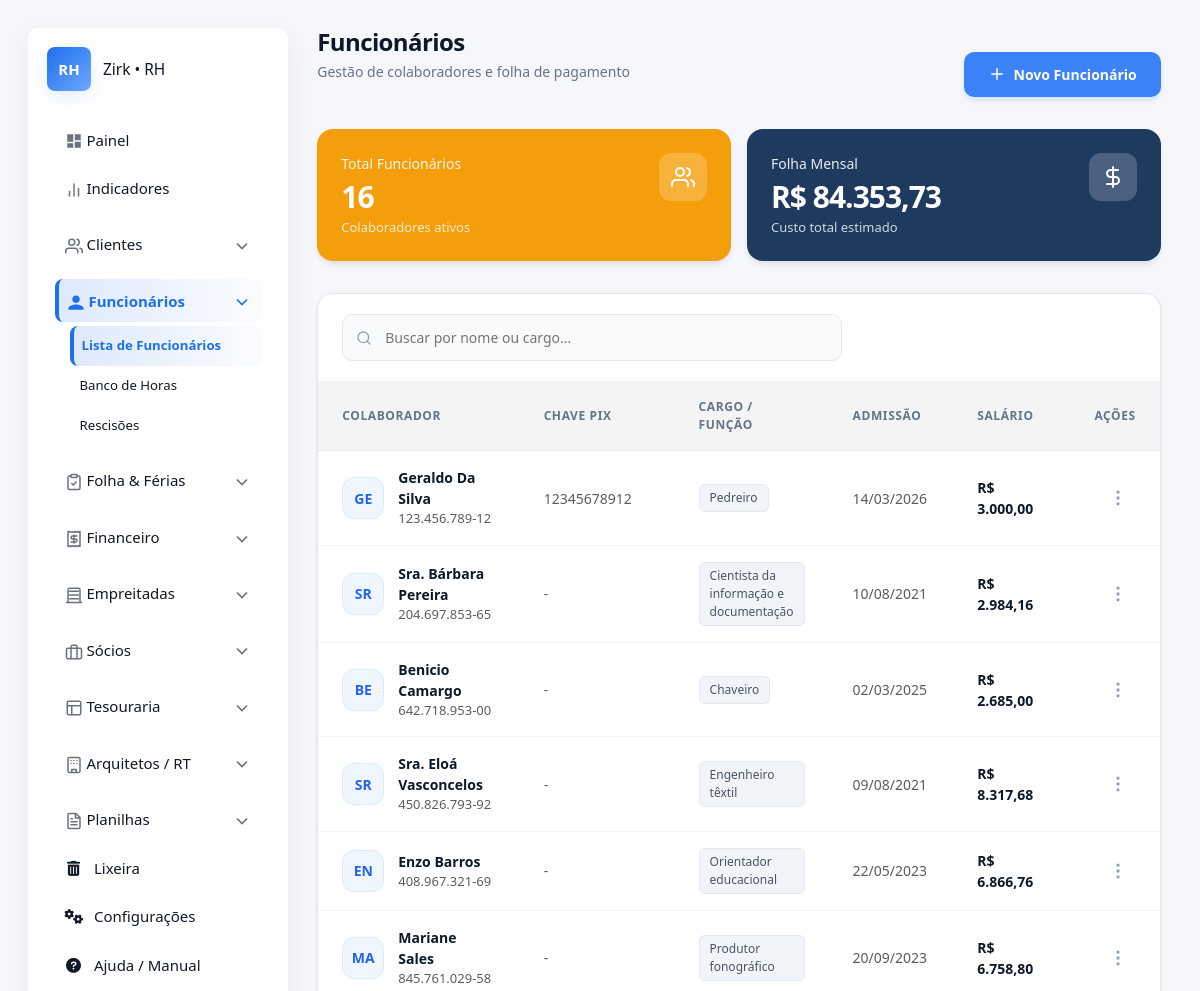
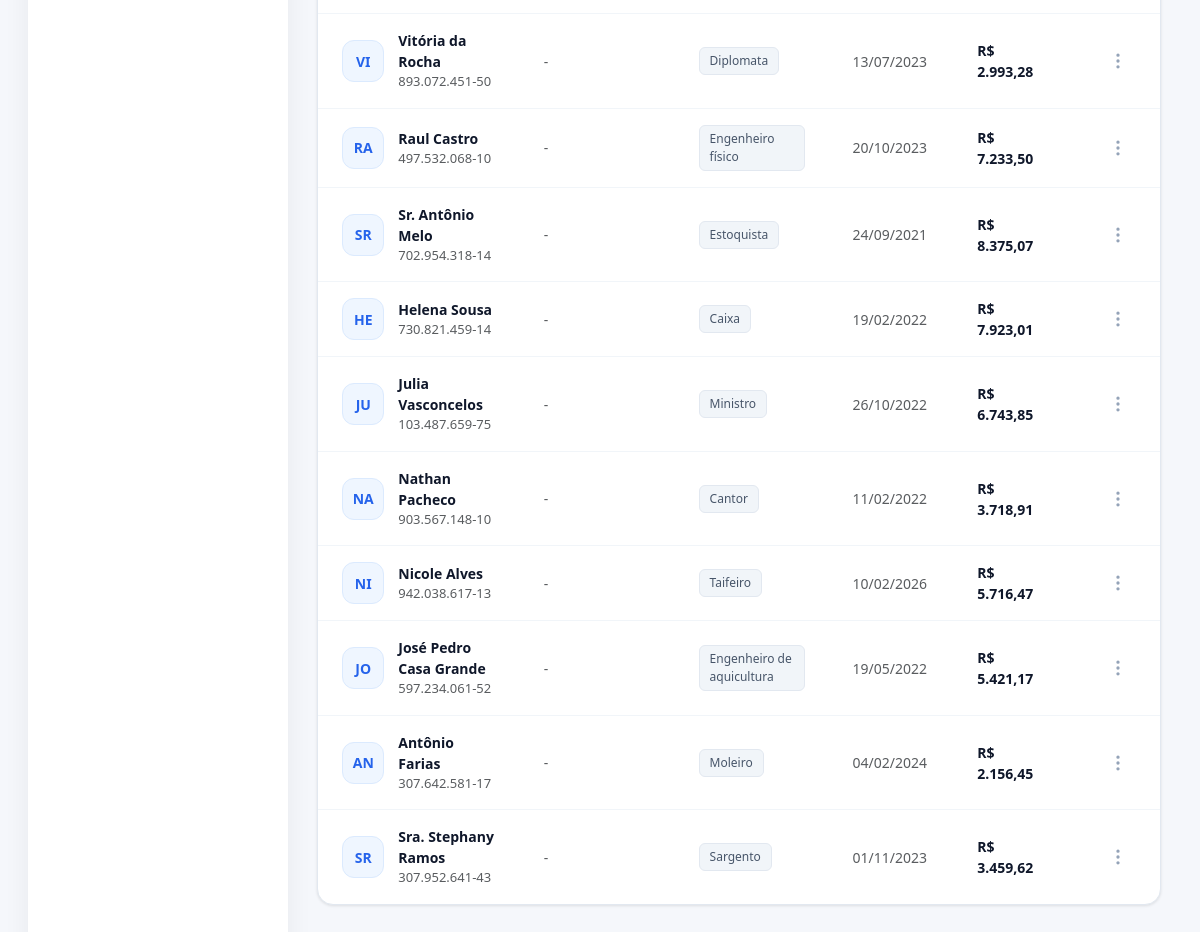
The page /funcionarios/ (signed in) on the database its author committed (2 pictures, top to bottom).
### apps/funcionarios/models.py (models this page shows, shortened)
class Funcionario(SoftDeleteMixin):
    nome = models.CharField(max_length=200)
    data_nascimento = models.DateField(null=True, blank=True)
    natural_de = models.CharField(max_length=100, blank=True, null=True)
    sexo = models.CharField(
        max_length=1,
        choices=Sexo.choices,
        default=Sexo.OUTRO)
    grau_instrucao = models.IntegerField(choices=GrauInstrucao.choices, null=True, blank=True)
    estado_civil = models.CharField(max_length=3, choices=EstadoCivil.choices, blank=True, null=True)
    conjuge = models.CharField(max_length=200, blank=True, null=True)
    nome_pai = models.CharField(max_length=200, blank=True, null=True)
    nome_mae = models.CharField(max_length=200, blank=True, null=True)
    numero_filhos = models.PositiveIntegerField(default=0, null=True, blank=True)
    chave_pix = models.CharField(max_length=255, verbose_name="Chave PIX", null=True, blank=True)

class DocumentosFuncionario(SoftDeleteMixin):
    funcionario = models.OneToOneField(Funcionario, on_delete=models.CASCADE, related_name="documentos")
    pis_pasep = models.CharField(max_length=20, blank=True, null=True, verbose_name="PIS/PASEP")
    rg = models.CharField(max_length=20, blank=True, null=True)
    rg_orgao_expedidor = models.CharField(max_length=20, blank=True, null=True)
    cpf = models.CharField(max_length=14, unique=True)
    ctps_numero = models.CharField(max_length=20, blank=True, null=True)
    ctps_serie = models.CharField(max_length=10, blank=True, null=True)
    ctps_uf = models.CharField(max_length=2, blank=True, null=True)
    titulo_eleitor = models.CharField(max_length=20, blank=True, null=True)
    certificado_reservista = models.CharField(max_length=20, blank=True, null=True)
    tipo_pis_pasep = models.CharField(
            max_length=5,
            choices=TipoDocumentoPis.choices,
            default=TipoDocumentoPis.PIS,
            blank=True,
            null=True,
            verbose_name="Tipo (PIS/PASEP)"
        )
    @property
    def cpf_formatado(self):
        if not self.cpf: return None
        numeros = ''.join(filter(str.isdigit, self.cpf))
        if len(numeros) == 11:
            return f"{numeros[:3]}.{numeros[3:6]}.{numeros[6:9]}-{numeros[9:]}"
        return self.cpf

class DadosTrabalhistas(SoftDeleteMixin):
    funcionario = models.OneToOneField(Funcionario, on_delete=models.CASCADE, related_name="dados_trabalhistas")
    data_admissao_contabilidade = models.DateField()
    data_admissao_marcenaria = models.DateField()
    funcao = models.CharField(max_length=100)
    cbo = models.CharField(max_length=20, blank=True, null=True)
    salario = models.DecimalField(max_digits=10, decimal_places=2)
    insalubridade = models.DecimalField(max_digits=5, decimal_places=2, help_text="Percentual (%)", null=True, blank=True)
    horario_trabalho = models.CharField(max_length=200, blank=True, null=True)
    contrato_experiencia_dias = models.PositiveIntegerField(null=True, blank=True)
    prorrogação_dias = models.PositiveIntegerField(null=True, blank=True)

### apps/funcionarios/views.py (the view)
# urls.py: path('', views.lista_funcionarios, name='funcionarios'),
@login_required
def lista_funcionarios(request):
    context = _get_dashboard_context()
    context.update({
        'funcionario_form': FuncionarioForm(),
        'endereco_form': EnderecoFuncionarioForm(),
        'documentos_form': DocumentosFuncionarioForm(),
        'dados_trabalhistas_form': DadosTrabalhistasForm(),
        'beneficios_formset': BeneficioFormSet(), # Formset vazio para criação
    })
    return render(request, 'core/funcionarios/list.html', context)

### apps/funcionarios/forms.py
class FuncionarioForm(forms.ModelForm):
    class Meta:
        model = Funcionario
        fields = [
            'nome', 'data_nascimento', 'sexo', 'natural_de',
            'grau_instrucao', 'estado_civil', 'conjuge',
            'nome_pai', 'nome_mae', 'numero_filhos','chave_pix'
        ]
        widgets = {
            'data_nascimento': forms.DateInput(attrs={'type': 'date'}, format='%Y-%m-%d'  ),
            'chave_pix': forms.TextInput(attrs={'placeholder': 'CPF, E-mail, Celular ou Aleatória'}),
            }

class EnderecoFuncionarioForm(forms.ModelForm):
    class Meta:
        model = EnderecoFuncionario
        fields = ['cep', 'endereco', 'numero', 'bairro', 'cidade', 'uf']

### apps/configuracoes/context_processors.py (called while the page is built)
def configuracoes_globais(request):
    return {}

### apps/configuracoes/mixin.py (called while the page is built)
    def get_queryset(self):
        return super().get_queryset().filter(is_deleted=False)

### apps/ferias/service.py (called while the page is built, shortened)
def gerar_novo_periodo_aquisitivo(funcionario):
    if getattr(funcionario, 'is_deleted', False):
        return None
    if not hasattr(funcionario, 'dados_trabalhistas'):
        return None
    dados = funcionario.dados_trabalhistas
    data_admissao = dados.data_admissao_marcenaria or dados.data_admissao_contabilidade
    if not data_admissao:
        return None
    ultimo_periodo = funcionario.periodos_aquisitivos.order_by('-data_fim').first()
    hoje = timezone.now().date()
    data_limite_retroativa = hoje - relativedelta(years=2)
    data_inicio_calculada = None
    if not ultimo_periodo:
        data_inicio_calculada = data_admissao
    else:
        if ultimo_periodo.data_fim >= hoje:
            return None  # Período atual ainda está vigente
        data_inicio_calculada = ultimo_periodo.data_fim + timedelta(days=1)

def atualizar_todos_periodos():
    funcionarios = Funcionario.objects.all() # O SoftDeleteMixin já deve filtrar os deletados
    for func in funcionarios:
        if getattr(func, 'is_deleted', False):
            continue
        gerar_novo_periodo_aquisitivo(func)

### apps/funcionarios/views.py (called while the page is built)
def _get_dashboard_context():
    qs = Funcionario.objects.all().select_related('dados_trabalhistas', 'endereco')
    total_funcionarios = qs.count()
    total_folha = DadosTrabalhistas.objects.aggregate(soma=Sum('salario'))['soma'] or 0
    return {
        'funcionarios': qs,
        'total_funcionarios': total_funcionarios,
        'total_folha': total_folha,
    }

### templates/core/funcionarios/list.html (shortened to what this page needs)
{% extends "core/base.html" %}
{% load static %}
{% block content %}
<div class="dash-container">
    <div class="dash-header">
        <div>
            <h1 class="dash-title">Funcionários</h1>
            <p class="dash-subtitle">Gestão de colaboradores e folha de pagamento</p>
        </div>
        <button onclick="openModal()" class="btn-primary">
            <svg xmlns="http://www.w3.org/2000/svg" width="18" height="18" viewBox="0 0 24 24" fill="none" stroke="currentColor" stroke-width="2" stroke-linecap="round" stroke-linejoin="round"><path d="M5 12h14"/><path d="M12 5v14"/></svg>
            Novo Funcionário
        </button>
    </div>
    <div class="top-stats-grid">
        <div class="top-card bg-orange-original">
            <div>
                <div class="top-label">Total Funcionários</div>
                <div class="top-value">{{ total_funcionarios|default:"0" }}</div>
                <div class="top-sub">Colaboradores ativos</div>
            </div>
            <div class="top-icon">
            </div>
        </div>
        <div class="top-card bg-blue-original">
            <div>
                <div class="top-label">Folha Mensal</div>
                <div class="top-value">R$ {{ total_folha|floatformat:"2g" }}</div>
                <div class="top-sub">Custo total estimado</div>
            </div>
            <div class="top-icon">
                <svg xmlns="http://www.w3.org/2000/svg" width="24" height="24" viewBox="0 0 24 24" fill="none" stroke="currentColor" stroke-width="2" stroke-linecap="round" stroke-linejoin="round"><path d="M12 2v20"/><path d="M17 5H9.5a3.5 3.5 0 0 0 0 7h5a3.5 3.5 0 0 1 0 7H6"/></svg>
            </div>
        </div>
    </div>
    <div class="standard-card">
        <div class="search-bar-row">
            <div class="rh-search">
                <input id="searchInput" type="search" placeholder="Buscar por nome ou cargo..." onkeyup="filterTable()">
            </div>
        </div>
        <div class="table-responsive">
            <table class="rh-table" id="funcionariosTable">
                <thead>
                    <tr>
                        <th width="25%">Colaborador</th>
                        <th width="20%">Chave PIX</th>
                        <th width="15%">Cargo / Função</th>
                        <th width="15%">Admissão</th>
                        <th width="15%">Salário</th>
                        <th width="10%" style="text-align: right;">Ações</th>
                    </tr>
                </thead>
                <tbody>
                    {% for funcionario in funcionarios %}
                    <tr class="funcionario-row">
                        <td>
                            <div class="col-profile">
                                <div class="avatar-circle">
                                    {{ funcionario.nome|slice:":2"|upper }}
                                </div>
                                <div>
                                    <div class="search-name" style="font-weight:600; color:var(--slate-900)">{{ funcionario.nome }}</div>
                                    <div class="text-muted">{{ funcionario.documentos.cpf_formatado|default:"-" }}</div>
                                </div>
                            </div>
                        </td>
                        <td class="text-muted">
                            {{ funcionario.chave_pix|default:"-" }}
                        </td>
                        <td>
                            {% if funcionario.dados_trabalhistas.funcao %}
                                <span class="role-badge search-role">{{ funcionario.dados_trabalhistas.funcao }}</span>
                            {% else %}
                                <span class="text-muted">—</span>
                            {% endif %}
                        </td>
                        <td class="text-muted">
                            {{ funcionario.dados_trabalhistas.data_admissao_marcenaria|date:"d/m/Y"|default:"-" }}
                        </td>
                        <td class="text-val">
                            {% if funcionario.dados_trabalhistas.salario %}
                                R$ {{ funcionario.dados_trabalhistas.salario|floatformat:"2g" }}
                            {% else %}
                                <span class="text-muted">—</span>
                            {% endif %}
                        </td>
                        <td style="text-align: right; position: relative;">
                            <div class="action-menu">
                                <button class="dots-btn" onclick="toggleMenu('menu-{{ funcionario.pk }}')">
                                    <svg xmlns="http://www.w3.org/2000/svg" width="20" height="20" viewBox="0 0 24 24" fill="none" stroke="currentColor" stroke-width="2" stroke-linecap="round" stroke-linejoin="round"><circle cx="12" cy="12" r="1"/><circle cx="12" cy="5" r="1"/><circle cx="12" cy="19" r="1"/></svg>
                                </button>
                            </div>
                        </td>
                    </tr>
                    {% endfor %}
                </tbody>
            </table>
        </div>
    </div>
</div>
{% endblock %}

### static/core/css/style.css (style rules this page uses)
:root { --bg: #f5f7fb; --surface: #ffffff; --surface-secondary: #f7faff; --text: #111827; --text-secondary: #4b5563; --muted: #6b7280; --primary: #1f6feb; --primary-hover: #1a5dbd; --accent: #13a38c; --danger: #e5544b; --border-color: #e5e7eb; --input-bg: #fbfcfe; --input-border: #e7edf8; --table-header-bg: #f4f4f4; --table-row-hover: #f9f9f9; --nav-hover: #F3F6FB; --shadow-color: rgba(15, 23, 42, 0.06); --shadow-primary: rgba(31, 111, 235, 0.12); --radius: 10px; --gap: 18px; font-family: Inter, system-ui, -apple-system, "Segoe UI", Roboto, "Helvetica Neue", Arial; font-size: 15px; }
* { box-sizing: border-box; }
html, body { height: 100%; margin: 0; background: var(--bg); color: var(--text); -webkit-font-smoothing: antialiased; }
button { font: inherit; }
.btn-primary { background-color: var(--primary); color: #fff; border: none; padding: 0.8rem 2rem; border-radius: 8px; font-size: 1rem; cursor: pointer; transition: background 0.2s ease; }
table { width: 100%; border-collapse: collapse; font-size: 0.95rem; }
thead th { text-align: left; padding: 10px 8px; color: var(--muted); font-weight: 700; border-bottom: 1px solid var(--border-color); }
th, td { padding: 12px 20px; text-align: left; border-bottom: 1px solid var(--border-color); color: var(--text); }
th { background-color: var(--table-header-bg); }

### rows shown on the page
Funcionario: nome "GE", nome "Geraldo Da Silva", documentos.cpf_formatado "123.456.789-12", chave_pix "12345678912", dados_trabalhistas.funcao "Pedreiro", dados_trabalhistas.data_admissao_marcenaria "14/03/2026", dados_trabalhistas.salario "3.000,00"
Funcionario: nome "SR", nome "Sra. Bárbara Pereira", documentos.cpf_formatado "204.697.853-65", chave_pix "-", dados_trabalhistas.funcao "Cientista da informação e documentação", dados_trabalhistas.data_admissao_marcenaria "10/08/2021", dados_trabalhistas.salario "2.984,16"
Funcionario: nome "BE", nome "Benicio Camargo", documentos.cpf_formatado "642.718.953-00", chave_pix "-", dados_trabalhistas.funcao "Chaveiro", dados_trabalhistas.data_admissao_marcenaria "02/03/2025", dados_trabalhistas.salario "2.685,00"
Funcionario: nome "SR", nome "Sra. Eloá Vasconcelos", documentos.cpf_formatado "450.826.793-92", chave_pix "-", dados_trabalhistas.funcao "Engenheiro têxtil", dados_trabalhistas.data_admissao_marcenaria "09/08/2021", dados_trabalhistas.salario "8.317,68"
Funcionario: nome "EN", nome "Enzo Barros", documentos.cpf_formatado "408.967.321-69", chave_pix "-", dados_trabalhistas.funcao "Orientador educacional", dados_trabalhistas.data_admissao_marcenaria "22/05/2023", dados_trabalhistas.salario "6.866,76"
Funcionario: nome "MA", nome "Mariane Sales", documentos.cpf_formatado "845.761.029-58", chave_pix "-", dados_trabalhistas.funcao "Produtor fonográfico", dados_trabalhistas.data_admissao_marcenaria "20/09/2023", dados_trabalhistas.salario "6.758,80"
Funcionario: nome "VI", nome "Vitória da Rocha", documentos.cpf_formatado "893.072.451-50", chave_pix "-", dados_trabalhistas.funcao "Diplomata", dados_trabalhistas.data_admissao_marcenaria "13/07/2023", dados_trabalhistas.salario "2.993,28"
Funcionario: nome "RA", nome "Raul Castro", documentos.cpf_formatado "497.532.068-10", chave_pix "-", dados_trabalhistas.funcao "Engenheiro físico", dados_trabalhistas.data_admissao_marcenaria "20/10/2023", dados_trabalhistas.salario "7.233,50"
Funcionario: nome "SR", nome "Sr. Antônio Melo", documentos.cpf_formatado "702.954.318-14", chave_pix "-", dados_trabalhistas.funcao "Estoquista", dados_trabalhistas.data_admissao_marcenaria "24/09/2021", dados_trabalhistas.salario "8.375,07"
Funcionario: nome "HE", nome "Helena Sousa", documentos.cpf_formatado "730.821.459-14", chave_pix "-", dados_trabalhistas.funcao "Caixa", dados_trabalhistas.data_admissao_marcenaria "19/02/2022", dados_trabalhistas.salario "7.923,01"
Funcionario: nome "JU", nome "Julia Vasconcelos", documentos.cpf_formatado "103.487.659-75", chave_pix "-", dados_trabalhistas.funcao "Ministro", dados_trabalhistas.data_admissao_marcenaria "26/10/2022", dados_trabalhistas.salario "6.743,85"
Funcionario: nome "NA", nome "Nathan Pacheco", documentos.cpf_formatado "903.567.148-10", chave_pix "-", dados_trabalhistas.funcao "Cantor", dados_trabalhistas.data_admissao_marcenaria "11/02/2022", dados_trabalhistas.salario "3.718,91"
Funcionario: nome "NI", nome "Nicole Alves", documentos.cpf_formatado "942.038.617-13", chave_pix "-", dados_trabalhistas.funcao "Taifeiro", dados_trabalhistas.data_admissao_marcenaria "10/02/2026", dados_trabalhistas.salario "5.716,47"
Funcionario: nome "JO", nome "José Pedro Casa Grande", documentos.cpf_formatado "597.234.061-52", chave_pix "-", dados_trabalhistas.funcao "Engenheiro de aquicultura", dados_trabalhistas.data_admissao_marcenaria "19/05/2022", dados_trabalhistas.salario "5.421,17"
Funcionario: nome "AN", nome "Antônio Farias", documentos.cpf_formatado "307.642.581-17", chave_pix "-", dados_trabalhistas.funcao "Moleiro", dados_trabalhistas.data_admissao_marcenaria "04/02/2024", dados_trabalhistas.salario "2.156,45"
Funcionario: nome "SR", nome "Sra. Stephany Ramos", documentos.cpf_formatado "307.952.641-43", chave_pix "-", dados_trabalhistas.funcao "Sargento", dados_trabalhistas.data_admissao_marcenaria "01/11/2023", dados_trabalhistas.salario "3.459,62"

### other values the page prints
{{ total_funcionarios|default:"0" }} "16"
{{ total_folha|floatformat:"2g" }} "84.353,73"
